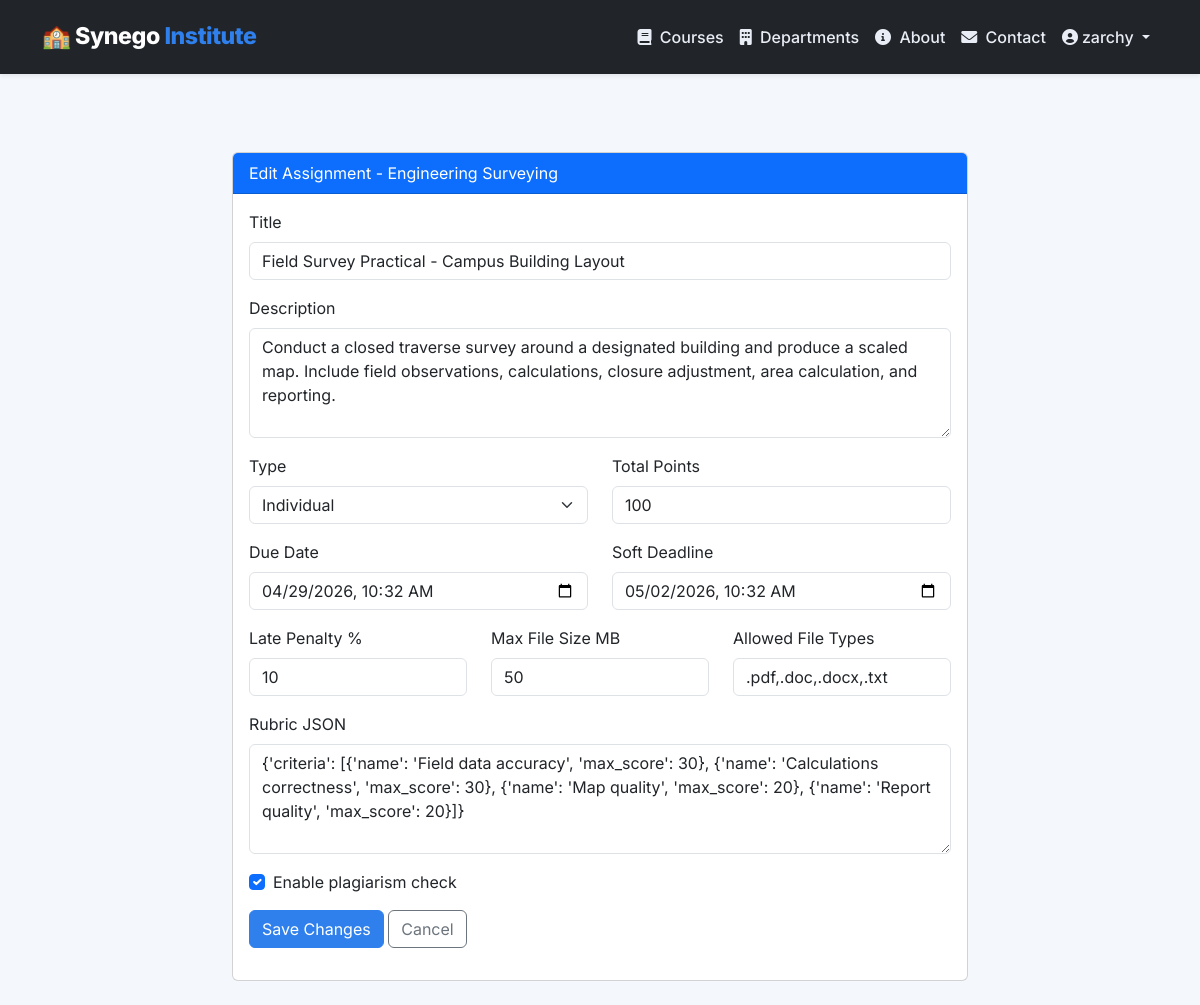
/admin-panel/assignment/1/edit/ (signed in), run on the app's committed database.
### lms/models.py (models this page shows, shortened)
class User(AbstractUser):
    ROLE_CHOICES = (
        ('admin', 'Administrator'),
        ('instructor', 'Instructor'),
        ('learner', 'Learner'),
        ('dept_head', 'Department Head'),
        ('approver', 'Approver'),
    )
    GENDER_CHOICES = (
        ('M', 'Male'),
        ('F', 'Female'),
        ('O', 'Other'),
    )
    role = models.CharField(max_length=20, choices=ROLE_CHOICES, default='learner')
    department = models.ForeignKey(
        'Department', null=True, blank=True, on_delete=models.SET_NULL,
        related_name='members'
    )
    phone_number = models.CharField(max_length=20, blank=True)
    address = models.TextField(blank=True)
    gender = models.CharField(max_length=1, choices=GENDER_CHOICES, blank=True)
    date_of_birth = models.DateField(null=True, blank=True)
    profile_picture = models.ImageField(upload_to='profile_pics/', null=True, blank=True)
    is_approved = models.BooleanField(default=False)
    approval_token = models.UUIDField(unique=True, null=True, blank=True)
    approval_token_created_at = models.DateTimeField(null=True, blank=True)
    temp_password = models.CharField(max_length=128, blank=True)
    temp_password_created_at = models.DateTimeField(null=True, blank=True)
    google_access_token = models.TextField(blank=True)
    google_refresh_token = models.TextField(blank=True)
    google_token_expiry = models.DateTimeField(null=True, blank=True)
    last_active = models.DateTimeField(auto_now=True)
    login_count = models.PositiveIntegerField(default=0)
    failed_login_attempts = models.PositiveIntegerField(default=0)
    account_locked_until = models.DateTimeField(null=True, blank=True)
    email_verified = models.BooleanField(default=False)
    email_verification_token = models.UUIDField(unique=True, null=True, blank=True)
    receive_notifications = models.BooleanField(default=True)
    language = models.CharField(max_length=10, default='en')
    class Meta:
        indexes = [
            models.Index(fields=['email']),
            models.Index(fields=['role', 'is_approved']),
            models.Index(fields=['username']),
            models.Index(fields=['last_active']),
        ]

class Course(models.Model):
    DIFFICULTY_CHOICES = (
        ('beginner', 'Beginner'),
        ('intermediate', 'Intermediate'),
        ('advanced', 'Advanced'),
    )
    STATUS_CHOICES = (
        ('draft', 'Draft'),
        ('published', 'Published'),
        ('archived', 'Archived'),
    )
    department = models.ForeignKey(Department, on_delete=models.CASCADE, related_name='courses')
    title = models.CharField(max_length=200)
    slug = models.SlugField(unique=True, blank=True)
    code = models.CharField(max_length=20, unique=True, help_text="Course code (e.g., BLCK-101)")
    description = models.TextField()
    learning_objectives = models.TextField(help_text="What students will learn")
    prerequisites = models.TextField(blank=True, help_text="Required prior knowledge")
    duration = models.CharField(max_length=50, help_text="e.g., '3 months', '6 weeks'")
    estimated_hours = models.PositiveIntegerField(default=40, help_text="Total estimated study hours")
    difficulty = models.CharField(max_length=20, choices=DIFFICULTY_CHOICES, default='beginner')
    price = models.DecimalField(max_digits=10, decimal_places=2, default=0.00)
    currency = models.CharField(max_length=3, default='USD')
    assignment_weight = models.PositiveIntegerField(default=70, validators=[MinValueValidator(0), MaxValueValidator(100)])
    project_weight = models.PositiveIntegerField(default=30, validators=[MinValueValidator(0), MaxValueValidator(100)])
    require_quiz_pass = models.BooleanField(default=True)
    quiz_pass_score = models.PositiveIntegerField(default=70, validators=[MinValueValidator(0), MaxValueValidator(100)])
    thumbnail = models.ImageField(upload_to='course_thumbnails/', null=True, blank=True)
    promo_video_url = models.URLField(blank=True)
    google_classroom_id = models.CharField(max_length=100, blank=True, unique=True, null=True)
    certificate_template = models.FileField(
        upload_to='cert_templates/',
        null=True, blank=True,
        validators=[FileExtensionValidator(['pdf'])]
    )
    status = models.CharField(max_length=20, choices=STATUS_CHOICES, default='draft')
    is_active = models.BooleanField(default=True)
    created_at = models.DateTimeField(auto_now_add=True)
    updated_at = models.DateTimeField(auto_now=True)
    published_at = models.DateTimeField(null=True, blank=True)
    class Meta:
        ordering = ['title']
        indexes = [
            models.Index(fields=['department', 'status']),
            models.Index(fields=['slug']),
            models.Index(fields=['code']),
            models.Index(fields=['difficulty']),
        ]

class Assignment(models.Model):
    ASSIGNMENT_TYPE_CHOICES = (
        ('individual', 'Individual'),
        ('group', 'Group'),
    )
    course = models.ForeignKey(Course, on_delete=models.CASCADE, related_name='assignments')
    chapter = models.ForeignKey(Chapter, null=True, blank=True, on_delete=models.SET_NULL, related_name='assignments')
    title = models.CharField(max_length=200)
    description = models.TextField()
    assignment_type = models.CharField(max_length=20, choices=ASSIGNMENT_TYPE_CHOICES, default='individual')
    due_date = models.DateTimeField()
    soft_deadline = models.DateTimeField(null=True, blank=True, help_text="Late submission allowed until this date")
    late_penalty_percent = models.PositiveIntegerField(default=10, help_text="Penalty per day after due date")
    total_points = models.PositiveIntegerField(default=100)
    rubric = models.JSONField(default=dict, help_text="""Example: {
        'criteria': [
            {'name':'Quality','max_score':50,'description':'...'},
            {'name':'Completeness','max_score':30,'description':'...'},
            {'name':'Citations','max_score':20,'description':'...'}
        ]
    }""")
    google_classroom_id = models.CharField(max_length=100, blank=True)
    turnitin_lti_id = models.CharField(max_length=100, blank=True)
    enable_plagiarism_check = models.BooleanField(default=False)
    turnitin_settings = models.JSONField(default=dict, blank=True, help_text="e.g., exclude quotes, bibliography")
    allow_late_submissions = models.BooleanField(default=True)
    max_file_size_mb = models.PositiveIntegerField(default=50)
    allowed_file_types = models.CharField(max_length=200, default='.pdf,.doc,.docx,.txt', help_text="Comma-separated file extensions")
    created_at = models.DateTimeField(auto_now_add=True)
    updated_at = models.DateTimeField(auto_now=True)
    class Meta:
        ordering = ['due_date']
        indexes = [
            models.Index(fields=['course', 'due_date']),
            models.Index(fields=['assignment_type']),
        ]

### lms/views.py (the view, shortened to what this page needs)
# urls.py: path('admin-panel/assignment/<int:assignment_id>/edit/', views.admin_edit_assignment, name='admin_edit_assignment'),
@admin_required
def admin_edit_assignment(request, assignment_id):
    assignment = get_object_or_404(Assignment, id=assignment_id)
    course = assignment.course
    context = {
        'assignment': assignment,
        'course': course,
        'assignment_types': Assignment.ASSIGNMENT_TYPE_CHOICES,
    }
    return render(request, 'lms/admin/edit_assignment.html', context)

### lms/context_processors.py (called while the page is built)
def app_info(request):
    return {
        "APP_NAME": "Synego Training Institute",
    }

### lms/views.py (called while the page is built)
def admin_required(view_func):
    return user_passes_test(lambda u: u.is_authenticated and (u.role == 'admin' or u.is_superuser))(view_func)

### lms/templates/lms/admin/edit_assignment.html (shortened to what this page needs)
{% extends "lms/base.html" %}
{% block content %}
<div class="container py-4"><div class="row justify-content-center"><div class="col-lg-8"><div class="card"><div class="card-header bg-primary text-white">Edit Assignment - {{ course.title }}</div><div class="card-body">
<form method="post">{% csrf_token %}
<div class="mb-3"><label class="form-label">Title</label><input name="title" class="form-control" value="{{ assignment.title }}" required></div>
<div class="mb-3"><label class="form-label">Description</label><textarea name="description" class="form-control" rows="4" required>{{ assignment.description }}</textarea></div>
<div class="row"><div class="col-md-6 mb-3"><label class="form-label">Type</label><select name="assignment_type" class="form-select">{% for v,l in assignment_types %}<option value="{{ v }}" {% if assignment.assignment_type == v %}selected{% endif %}>{{ l }}</option>{% endfor %}</select></div><div class="col-md-6 mb-3"><label class="form-label">Total Points</label><input type="number" name="total_points" class="form-control" value="{{ assignment.total_points }}"></div></div>
<div class="row"><div class="col-md-6 mb-3"><label class="form-label">Due Date</label><input type="datetime-local" name="due_date" class="form-control" value="{{ assignment.due_date|date:'Y-m-d\\TH:i' }}"></div><div class="col-md-6 mb-3"><label class="form-label">Soft Deadline</label><input type="datetime-local" name="soft_deadline" class="form-control" value="{{ assignment.soft_deadline|date:'Y-m-d\\TH:i' }}"></div></div>
<div class="row"><div class="col-md-4 mb-3"><label class="form-label">Late Penalty %</label><input type="number" name="late_penalty_percent" class="form-control" value="{{ assignment.late_penalty_percent }}"></div><div class="col-md-4 mb-3"><label class="form-label">Max File Size MB</label><input type="number" name="max_file_size_mb" class="form-control" value="{{ assignment.max_file_size_mb }}"></div><div class="col-md-4 mb-3"><label class="form-label">Allowed File Types</label><input name="allowed_file_types" class="form-control" value="{{ assignment.allowed_file_types }}"></div></div>
<div class="mb-3"><label class="form-label">Rubric JSON</label><textarea name="rubric" class="form-control" rows="4">{{ assignment.rubric }}</textarea></div>
<div class="form-check mb-3"><input type="checkbox" name="enable_plagiarism_check" class="form-check-input" id="plag" {% if assignment.enable_plagiarism_check %}checked{% endif %}><label class="form-check-label" for="plag">Enable plagiarism check</label></div>
<button class="btn btn-primary" type="submit">Save Changes</button> <a class="btn btn-outline-secondary" href="{% url 'lms:manage_course' course.slug %}">Cancel</a>
</form></div></div></div></div></div>
{% endblock %}

### lms/templates/lms/base.html (shortened to what this page needs)
﻿<!DOCTYPE html>
<html lang="en">
<head>
    <link href="https://cdn.jsdelivr.net/npm/bootstrap@5.3.0-alpha1/dist/css/bootstrap.min.css" rel="stylesheet">
    <link rel="stylesheet" href="https://cdnjs.cloudflare.com/ajax/libs/font-awesome/6.0.0/css/all.min.css">
</head>
<body>
    <nav class="navbar navbar-expand-lg navbar-dark bg-dark fixed-top shadow-sm">
        <div class="container">
            <a class="navbar-brand" href="{% url 'lms:index' %}">
                🏫 Synego <span>Institute</span>
            </a>
            <div class="collapse navbar-collapse" id="navbarNav">
                <ul class="navbar-nav ms-auto align-items-lg-center">
                    <li class="nav-item">
                        <a class="nav-link" href="{% url 'lms:course_list' %}"><i class="fas fa-book me-1"></i> Courses</a>
                    </li>
                    <li class="nav-item">
                        <a class="nav-link" href="{% url 'lms:department_list' %}"><i class="fas fa-building me-1"></i> Departments</a>
                    </li>
                    <li class="nav-item">
                        <a class="nav-link" href="{% url 'lms:about' %}"><i class="fas fa-info-circle me-1"></i> About</a>
                    </li>
                    <li class="nav-item">
                        <a class="nav-link" href="{% url 'lms:contact' %}"><i class="fas fa-envelope me-1"></i> Contact</a>
                    </li>
                    {% if user.is_authenticated %}
                        <li class="nav-item dropdown">
                            <a class="nav-link dropdown-toggle" href="#" role="button" data-bs-toggle="dropdown">
                                <i class="fas fa-user-circle me-1"></i>{{ user.first_name|default:user.username }}
                            </a>
                        </li>
                    {% endif %}
                </ul>
            </div>
        </div>
    </nav>
    <main>
        {% block content %}{% endblock %}
    </main>
</body>
</html>

### lms/templates/lms/base.html (style rules this page uses)
:root { --primary-color: #1f3a5d; --secondary-color: #2f80ed; --accent-color: #17a2b8; --bg-light: #f4f7fb; --bg-dark: #1d2833; --text-muted: #6c7a91; --surface: #ffffff; --surface-alt: #f9fbff; }
* { box-sizing: border-box; }
body { font-family: 'Inter', sans-serif; background-color: var(--bg-light); color: #1f2835; margin: 0; padding-top: 80px; }
.navbar { padding: 0.9rem 1rem; transition: background-color 0.3s ease; }
.navbar-brand { font-weight: 800; letter-spacing: -0.02em; font-size: 1.45rem; }
.navbar-brand span { color: var(--secondary-color); }
.navbar-nav .nav-link { color: #e9edf5; font-weight: 500; }
.btn-primary { background-color: var(--secondary-color); border-color: var(--secondary-color); }

### data on the page
User: first_name "zarchy"
Course: title "Engineering Surveying"
Assignment: title "Field Survey Practical - Campus Building Layout", description "Conduct a closed traverse survey around a designated building and produce a scaled map. Include field observations, calculations, closure adjustment, area calculation, and reporting.", assignment_type "Individual", total_points "100", due_date "04/29/2026 10:32", soft_deadline "05/02/2026 10:32", late_penalty_percent "10", max_file_size_mb "50", allowed_file_types ".pdf,.doc,.docx,.txt", rubric "{'criteria': [{'name': 'Field data accuracy', 'max_score': 30}, {'name': 'Calculations correctness', 'max_score': 30}, {'name': 'Map quality', 'max_score': 20}, {'name': 'Report quality', 'max_score': 20}]}", enable_plagiarism_check "☑"
